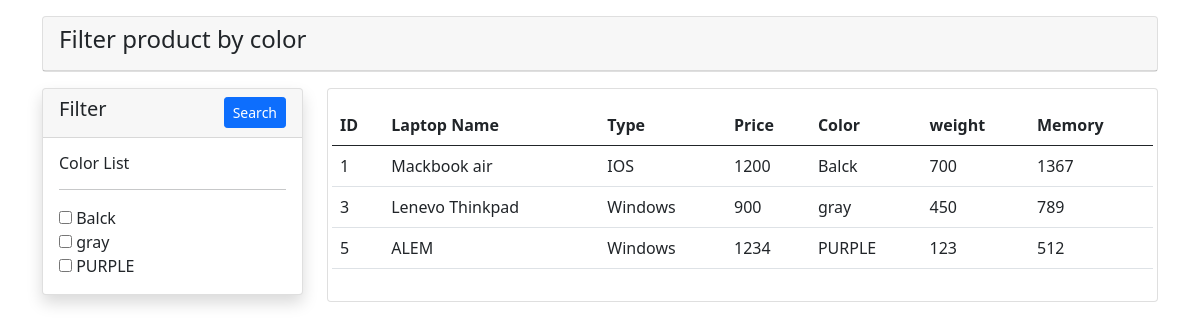
The app's page /sorting/filter.php with its own data.
### tables this page shows
CREATE TABLE `laptop` (
  `id` int(11) NOT NULL,
  `laptopname` varchar(100) NOT NULL,
  `type` varchar(100) NOT NULL,
  `price` int(100) NOT NULL,
  `color` varchar(100) NOT NULL,
  `weight` int(100) NOT NULL,
  `memory` int(100) NOT NULL
);

### sorting/filter.php (the view, shortened to what this page needs)
<!DOCTYPE html>
<html lang="en">
<head>
    <link href="https://cdn.jsdelivr.net/npm/bootstrap@5.0.0-beta1/dist/css/bootstrap.min.css" rel="stylesheet">
</head>
<body>
    <div class="container">
        <div class="row">
            <div class="col-md-12">
                <div class="card mt-3">
                    <div class="card-header">
                        <h4>Filter product by color</h4>
                    </div>
                </div>
            </div>
            <div class="col-md-3">
                <form action="" method="GET">
                    <div class="card shadow mt-3">
                        <div class="card-header">
                            <h5>Filter
                                <button type="submit" class="btn btn-primary btn-sm float-end">Search</button>
                            </h5>
                        </div>
                        <div class="card-body">
                            <h6>Color List</h6>
                            <hr>
                            <?php
                               require_once('../db/config.php');
                                $laptop_query = "SELECT * FROM laptop";
                                $laptop_query_run=$connection->query($laptop_query);
                                if(mysqli_num_rows($laptop_query_run) > 0)
                                {
                                    foreach($laptop_query_run as $laptopList)
                                    {
                                        $checked = [];
                                        ?>
                                            <div>
                                                <input type="checkbox" name="brands[]" value="<?= $laptopList['id']; ?>"
                                                    <?php if(in_array($laptopList['id'], $checked)){ echo "checked"; } ?>
                                                 />
                                                <?= $laptopList['color']; ?>
                                            </div>
                                        <?php
                                    }
                                }
                                else
                                {
                                    echo "No Color Found";
                                }
                            ?>
                        </div>
                    </div>
                </form>
            </div>
            <div class="col-md-9 mt-3">
                <div class="card ">
                    <div class="card-body row">
                    <table class="table">
	    <thead>
	      <tr>
          <th>ID</th>
        <th>Laptop Name</th>
        <th>Type</th>
        <th>Price</th>
        <th>Color</th>
        <th>weight</th>
        <th>Memory</th>
	      </tr>
	    </thead>
	    <tbody>
        <?php
                            if(isset($_GET['brands']))
                            {
                                $branchecked = [];
                                $branchecked = $_GET['brands'];
                                foreach($branchecked as $rowbrand)
                                {
                                    $sql = "SELECT * FROM laptop WHERE id IN ($rowbrand)";
                                    $sql_query_run=$connection->query($sql);
                                    if(mysqli_num_rows($sql_query_run) > 0)
                                    {
                                        while($row = $sql_query_run->fetch_assoc()) {
                                            echo "<tr>
                                            <td>$row[id]</td>
                                            <td>$row[laptopname]</td>
                                            <td>$row[type]</td>
                                            <td>$row[price]</td>
                                            <td>$row[color]</td>
                                            <td>$row[weight]</td>
                                            <td>$row[memory]</td>
                                        </tr>";
                                          }
                                    }
                                }
                            }
                            else
                            {
                                $products = "SELECT * FROM laptop";
                                $products_run = $connection->query($products);
                                if(mysqli_num_rows($products_run) > 0)
                                {
                                    while($row = $products_run->fetch_assoc()) {
                                        echo "<tr>
                                        <td>$row[id]</td>
                                        <td>$row[laptopname]</td>
                                        <td>$row[type]</td>
                                        <td>$row[price]</td>
                                        <td>$row[color]</td>
                                        <td>$row[weight]</td>
                                        <td>$row[memory]</td>
                                    </tr>";
                                      }
                                }
                                else
                                {
                                    echo "No Items Found";
                                }
                            }
                        ?>
	     </tbody>
	  </table>
                    </div>
                </div>
            </div>
        </div>
    </div>
</body>
</html>

### records on screen
laptop: color "Balck", id "1", laptopname "Mackbook air", type "IOS", price "1200", weight "700", memory "1367"
laptop: color "gray", id "3", laptopname "Lenevo Thinkpad", type "Windows", price "900", weight "450", memory "789"
laptop: color "PURPLE", id "5", laptopname "ALEM", type "Windows", price "1234", weight "123", memory "512"
